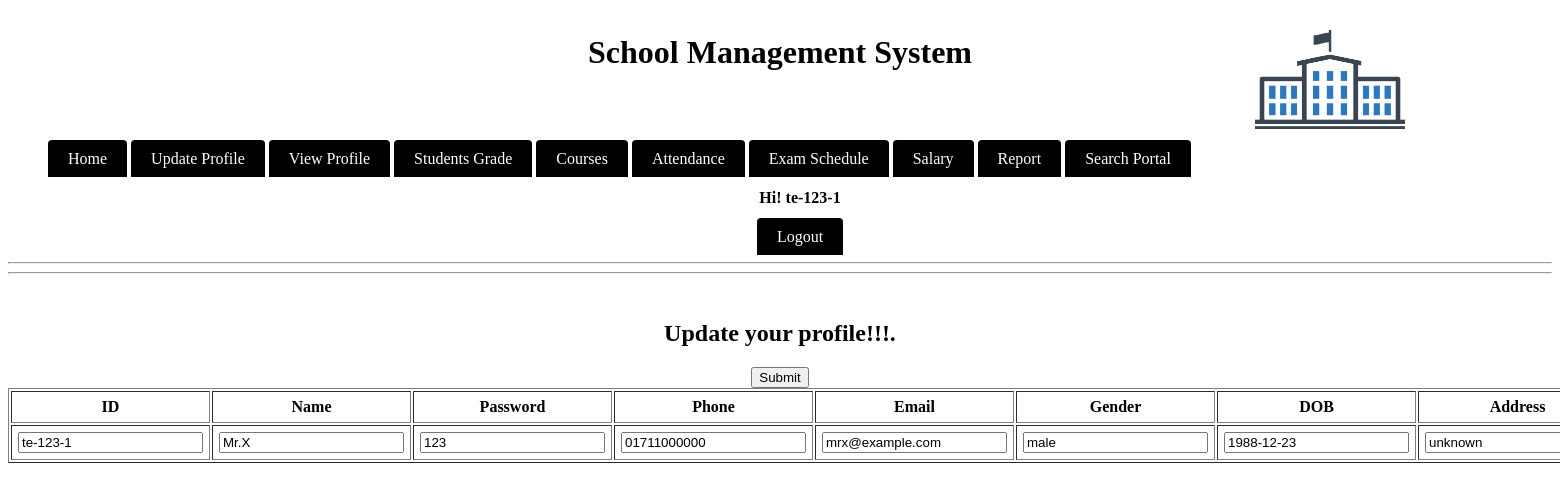
The app's page /module/teacher/updateTeacher.php (signed in) with its own data.
### tables this page shows
CREATE TABLE IF NOT EXISTS `teachers` (
  `id` varchar(20) NOT NULL,
  `name` varchar(20) NOT NULL,
  `password` varchar(20) NOT NULL,
  `phone` varchar(13) NOT NULL,
  `email` varchar(20) NOT NULL,
  `address` varchar(30) NOT NULL,
  `sex` varchar(7) NOT NULL,
  `dob` date NOT NULL,
  `hiredate` date NOT NULL,
  `salary` double NOT NULL,
  UNIQUE KEY `id` (`id`)
);

### module/teacher/main.php (called while the page is built, shortened)
<?php
$check=$_SESSION['login_id'];
?>

### module/teacher/searchForUpdateTeacher.php (the view, shortened to what this page needs)
<?php
include_once('main.php');
$string = "<tr>
    <th>ID</th>
    <th>Name</th>
    <th>Password</th>
    <th>Phone</th>
    <th>Email</th>
    <th>Gender</th>
    <th>DOB</th>
    <th>Address</th>
</tr>";
$sql = "SELECT * FROM teachers WHERE id='$check';";
$res = mysql_query($sql);
while($row = mysql_fetch_array($res)){
    $string .= "<tr><td><input value='".$row['id']."'name='id' readonly >".
    "</td><td><input type='text' value='".$row['name']."'name='name' readonly>".
    "</td><td><input type='text' value='".$row['password']."'name='password'>".
    "</td><td><input type='text' value='".$row['phone']."'name='phone'>".
    "</td><td><input type='text' value='".$row['email']."'name='email'>".
    "</td><td><input type='text' value='".$row['sex']."'name='gender' readonly>".
    "</td><td><input type='text' value='".$row['dob']."'name='dob' readonly>".
    "</td><td><input type='text' value='".$row['address']."'name='address'>".
    "</td></tr>";
}
echo $string."<input type='submit' name='submit'value='Submit'>";
?>

### records on screen
teachers: id "te-123-1", name "Mr.X", password "123", phone "01711000000", email "mrx@example.com", gender "male", dob "1988-12-23", address "unknown"

### other values on screen
$check "te-123-1"
